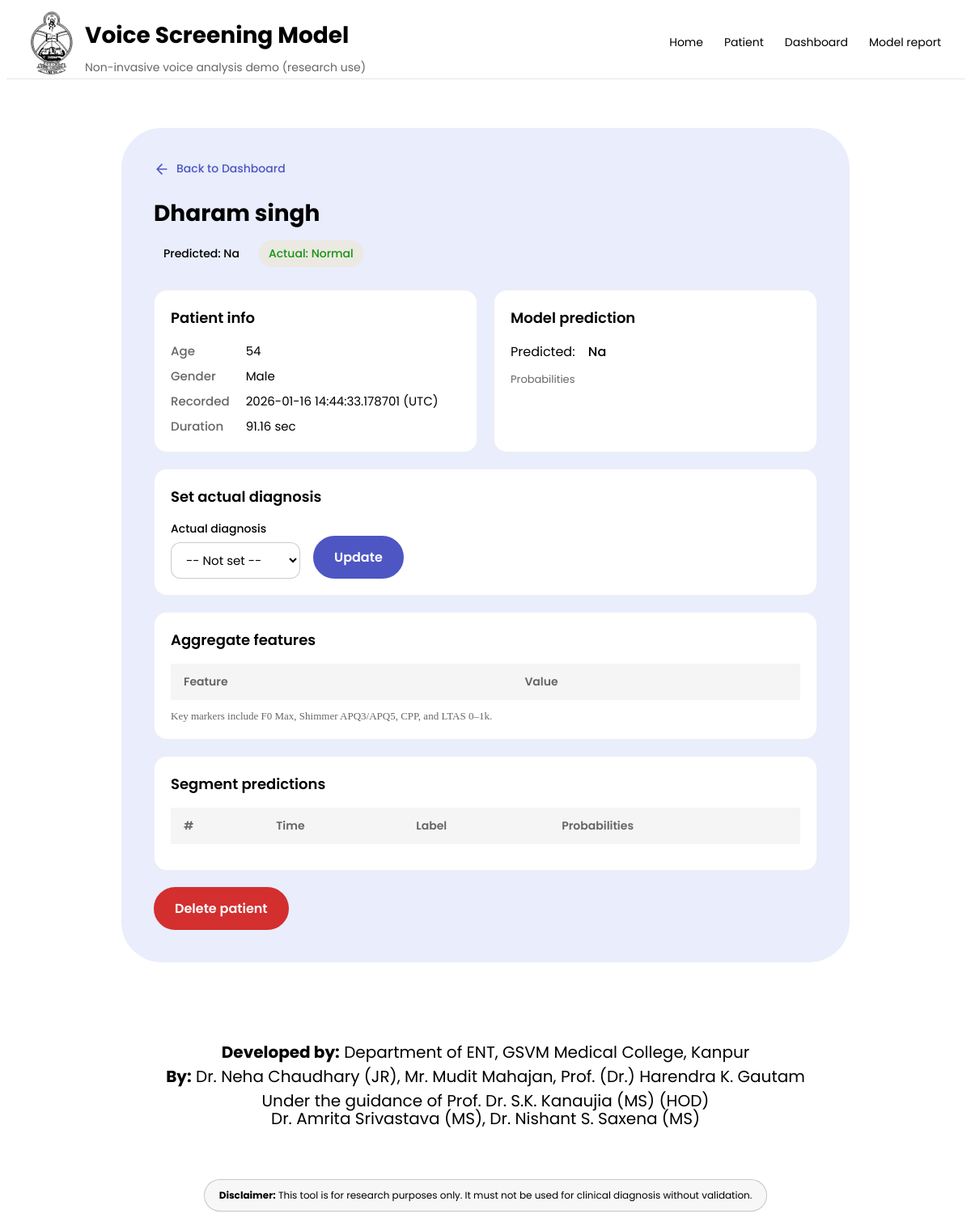
/dashboard/patient/3, run on the app's committed database.
### app/models_db.py (models this page shows)
class Patients(SQLModel, table=True):
    id: Optional[int] = Field(default=None, primary_key = True)
    name: str
    age: int
    gender: str
    created_at: datetime = Field(default_factory=datetime.now)
    audio_path: str
    duration_sec: float
    actual_label: Optional[str] = None
    predicted_label: Optional[str] = None
    predicted_proba_json: Optional[str] = Field(default = "{}")
    segments: list["SegmentPredictions"] = Relationship(back_populates = "patient")

### app/main.py (the view)
@app.get("/dashboard/patient/{pid}", response_class=HTMLResponse)
def patient_detail(pid: int, request: Request, session: Session = Depends(get_session)):
    rec = session.get(Patients, pid)
    if not rec:
        raise HTTPException(status_code=404, detail="Not found")
    proba = {}
    if rec.predicted_proba_json:
        try:
            proba = json.loads(rec.predicted_proba_json)
        except json.JSONDecodeError:
            proba = {}
    label_map = {
        "0": "Benign",
        "1": "Malignant",
        "2": "Normal",
    }
    proba_mapped = {}
    for key in proba.keys():
        if key in label_map:
            proba_mapped[label_map[key]] = proba[key]
        else:
            proba_mapped[key.capitalize()] = proba[key]
    if rec.predicted_label:
        predicted_label_display = label_map.get(rec.predicted_label, rec.predicted_label.capitalize())
    else:
        predicted_label_display = "NA"
    if predicted_label_display not in label_map:
        predicted_label_display = predicted_label_display.capitalize()
    seg_records = session.exec(
        select(SegmentPredictions)
        .where(SegmentPredictions.patient_id == pid)
        .order_by(SegmentPredictions.segment_index.asc())
    ).all()
    seg_preds = []
    all_features = []
    for seg_rec in seg_records:
        seg_proba = json.loads(seg_rec.predicted_proba_json)
        seg_features = json.loads(seg_rec.features_json)
        seg_proba_mapped = {}
        for key in seg_proba.keys():
            if key in label_map:
                seg_proba_mapped[label_map[key]] = seg_proba[key]
            else:
                seg_proba_mapped[key.capitalize()] = seg_proba[key]
        seg_preds.append({
            "segment_index": seg_rec.segment_index,
            "start_time": seg_rec.start_time_sec,
            "end_time": seg_rec.end_time_sec,
            "label": label_map.get(seg_rec.predicted_label, seg_rec.predicted_label.capitalize()),
            "proba": seg_proba_mapped,
        })
        all_features.append(seg_features)
    if all_features:
        agg_feats = aggregate_segment_features(all_features)
    else:
        agg_feats = {}
    return templates.TemplateResponse(
        "patient_details.html",
        {
            "request": request,
            "rec": rec,
            "predicted_label_display": predicted_label_display,
            "proba": proba_mapped,
            "seg_preds": seg_preds,
            "features": {"aggregate": agg_feats},
            "label_map": label_map,
        },
    )

### app/templates/patient_details.html (shortened to what this page needs)
{% extends "base.html" %}
{% block content %}
<section class="dashboard-card patient-detail-page">
  <nav class="patient-detail-nav">
    <a href="/dashboard?filter=all&source=predicted" class="back-link">
      <svg width="20" height="20" viewBox="0 0 24 24" fill="none" stroke="currentColor" stroke-width="2" stroke-linecap="round" stroke-linejoin="round"><path d="M19 12H5M12 19l-7-7 7-7"/></svg>
      Back to Dashboard
    </a>
  </nav>
  <header class="patient-detail-header">
    <h1 class="patient-detail-title">{{ rec.name }}</h1>
    <div class="patient-detail-badges">
      <span class="status-badge status-{{ predicted_label_display|lower }}">Predicted: {{ predicted_label_display }}</span>
      {% if rec.actual_label %}
        {% set actual_display = "Benign" if (rec.actual_label == "0" or rec.actual_label == "Benign") else ("Malignant" if (rec.actual_label == "1" or rec.actual_label == "Malignant") else "Normal") %}
        <span class="status-badge status-{{ actual_display|lower }}">Actual: {{ actual_display }}</span>
      {% else %}
        <span class="status-badge status-unknown">Actual: Not set</span>
      {% endif %}
    </div>
  </header>
  <div class="patient-detail-grid">
    <div class="patient-panel">
      <h3 class="patient-panel-title">Patient info</h3>
      <dl class="patient-info-dl">
        <dt>Age</dt><dd>{{ rec.age }}</dd>
        <dt>Gender</dt><dd>{{ rec.gender }}</dd>
        <dt>Recorded</dt><dd>{{ rec.created_at }} (UTC)</dd>
        <dt>Duration</dt><dd>{{ "%.2f"|format(rec.duration_sec) }} sec</dd>
      </dl>
    </div>
    <div class="patient-panel">
      <h3 class="patient-panel-title">Model prediction</h3>
      <p class="patient-prediction-main">Predicted: <span class="status-badge status-{{ predicted_label_display|lower }}">{{ predicted_label_display }}</span></p>
      <p class="patient-proba-label">Probabilities</p>
    </div>
  </div>
  <div class="patient-panel patient-panel-full">
    <h3 class="patient-panel-title">Set actual diagnosis</h3>
    <form method="POST" action="/dashboard/patient/{{ rec.id }}/update-label" class="patient-label-form">
      <label class="patient-label-field">
        <span class="patient-label-label">Actual diagnosis</span>
        <select name="actual_label" class="patient-label-select">
          <option value="">-- Not set --</option>
        </select>
      </label>
      <button type="submit" class="btn primary">Update</button>
    </form>
  </div>
  <div class="patient-panel patient-panel-full">
    <h3 class="patient-panel-title">Aggregate features</h3>
    <div class="patient-table-wrap">
      <table class="dashboard-table">
        <thead><tr><th>Feature</th><th>Value</th></tr></thead>
      </table>
    </div>
    <p class="patient-panel-note">Key markers include F0 Max, Shimmer APQ3/APQ5, CPP, and LTAS 0–1k.</p>
  </div>
  <div class="patient-panel patient-panel-full">
    <h3 class="patient-panel-title">Segment predictions</h3>
    <div class="patient-table-wrap">
      <table class="dashboard-table">
        <thead><tr><th>#</th><th>Time</th><th>Label</th><th>Probabilities</th></tr></thead>
      </table>
    </div>
  </div>
  <form method="POST" action="/dashboard/patient/{{ rec.id }}/delete" class="patient-delete-form" onsubmit="return confirm('Permanently delete this patient and all their acoustic features and training data?');">
    <button type="submit" class="btn btn-danger">Delete patient</button>
  </form>
</section>
{% endblock %}

### app/static/app.css (style rules this page uses)
body { overflow-x: hidden; background: #FFFFFF; color: #000000; }
.btn { display: inline-block; padding: 12px 24px; border: 2px solid #4D56C2; border-radius: 60px; background: rgba(77, 86, 194, 0.1); color: #4D56C2; font-family: 'Poppins', sans-serif; font-size: 16px; font-weight: 600; text-decoration: none; cursor: pointer; transition: all 0.3s ease; outline: none; }
.btn.primary { background: #4D56C2; color: #FFFFFF; border-color: #4D56C2; }
.dashboard-table { width: 100%; border-collapse: separate; border-spacing: 0; font-weight: 400; font-family: 'Poppins', sans-serif; box-shadow: 0 2px 6px rgba(0, 0, 0, 0.1); }
.dashboard-table thead { background: #F5F5F5; font-family: 'Poppins', sans-serif; font-weight: 600; font-size: 16px; }
.dashboard-table th { padding: 12px 16px; text-align: left; font-size: 14px; font-weight: 600; color: #666666; }
.status-badge { padding: 6px 12px; border-radius: 16px; font-size: 16px; font-family: 'Poppins', sans-serif; font-weight: 500; }
.status-badge.status-mild, .status-badge.status-normal { background: rgba(255, 193, 7, 0.1); color: #159511; }
.dashboard-card { max-width: 1200px; margin: 60px auto; padding: 40px; background: #E9EDFC; border-radius: 50px; box-sizing: border-box; }
.patient-detail-page { max-width: 900px; }
.patient-detail-nav { margin-bottom: 24px; }
.back-link { display: inline-flex; align-items: center; gap: 8px; color: #4D56C2; text-decoration: none; font-family: 'Poppins', sans-serif; font-weight: 500; font-size: 14px; transition: color 0.2s; }
.patient-detail-header { margin-bottom: 28px; }
.patient-detail-title { font-family: 'Poppins', sans-serif; font-weight: 700; font-size: 28px; color: #000000; margin: 0 0 12px 0; }
.patient-detail-badges { display: flex; flex-wrap: wrap; gap: 12px; }
.patient-detail-badges .status-badge { font-size: 14px; }
.patient-detail-grid { display: grid; grid-template-columns: 1fr 1fr; gap: 20px; margin-bottom: 20px; }
.patient-panel { background: #FFFFFF; border-radius: 16px; padding: 20px; border: 1px solid rgba(0, 0, 0, 0.06); }
.patient-panel-full { margin-bottom: 20px; }
.patient-panel-title { font-family: 'Poppins', sans-serif; font-weight: 600; font-size: 18px; color: #000000; margin: 0 0 16px 0; }
.patient-info-dl { display: grid; grid-template-columns: auto 1fr; gap: 8px 20px; margin: 0; font-family: 'Poppins', sans-serif; font-size: 15px; }
.patient-info-dl dt { color: #666666; font-weight: 500; }
.patient-info-dl dd { margin: 0; color: #000000; }
.patient-prediction-main { margin: 0 0 12px 0; font-size: 16px; font-family: 'Poppins', sans-serif; }
.patient-proba-label { font-size: 13px; color: #666666; margin: 0 0 8px 0; font-family: 'Poppins', sans-serif; }
.patient-label-form { display: flex; align-items: flex-end; flex-wrap: wrap; gap: 16px; }
.patient-label-field { display: flex; flex-direction: column; gap: 6px; }
.patient-label-label { font-size: 14px; font-weight: 500; color: #000000; font-family: 'Poppins', sans-serif; }
.patient-label-select { padding: 10px 14px; border: 1px solid rgba(0, 0, 0, 0.2); border-radius: 12px; background: #FFFFFF; font-family: 'Poppins', sans-serif; font-size: 15px; min-width: 160px; }
.patient-table-wrap { overflow-x: auto; margin-bottom: 12px; }
.patient-table-wrap .dashboard-table { min-width: 400px; }
.patient-panel-note { font-size: 13px; color: #666666; margin: 0; }
.patient-detail-nav { display: flex; justify-content: space-between; align-items: center; flex-wrap: wrap; gap: 12px; }
.patient-delete-form { margin-left: auto; }
.btn-danger { background: #d32f2f; color: #ffffff; border-color: #d32f2f; }

### data on the page
Patients: name "Dharam singh", age "54", gender "Male", created_at "2026-01-16 14:44:33.178701", duration_sec "91.16"

### other printed values
{{ predicted_label_display }} "Na"
{{ actual_display }} "Normal"
